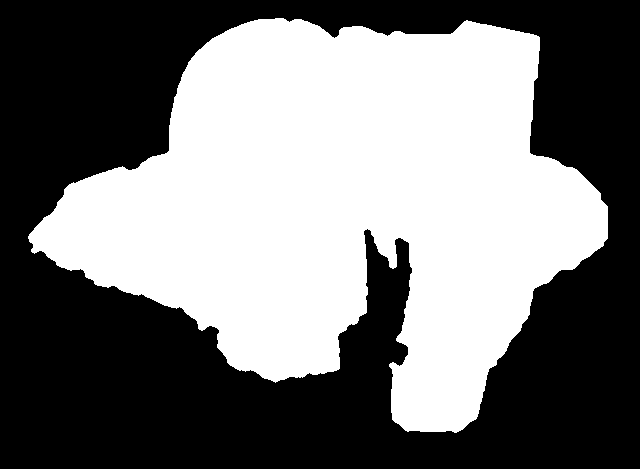
#> input picture segmentacion/Dataset_papilionidae/masks/010_Battus_ingenuus.png, 640 x 469 px; its folder holds only this picture in this run
$ python Segmentacion.py --images ../segmentacion/Dataset_papilionidae/masks
#> lines starting #> are read from the running program, lines starting #| are printed output that depends on the picture; after the words box and inside, x2 and y2 are one past the last pixel; in counts of white or black regions, pixels touching at a corner belong together
# Localiza rutas.py (en scripts/, o junto a este archivo en la app) y agrega al path la carpeta de cada proceso
import sys
from pathlib import Path
sys.path[:0] = [str(p) for p in (Path(__file__).resolve().parent, Path(__file__).resolve().parents[1]) if (p / "rutas.py").exists()][:1]
import rutas  # noqa: E402,F401

import argparse
import sys
from pathlib import Path

import cv2
import numpy as np

# ----------------------------------------------------------------------
# CONFIG (usado si no se pasan argumentos por línea de comandos)
# ----------------------------------------------------------------------
from rutas import DATASET_DIR, SEGMENTATION_DIR

# (carpeta de fotos originales, nombre de la carpeta de salida). El nombre de salida es el
# valor de la columna "dataset" en los CSV de features, así que no se debe cambiar.
DEFAULT_DATASETS = [
    (DATASET_DIR / "Papilionidae", "Dataset_papilionidae"),
    (DATASET_DIR / "Pieridae", "Dataset_pieridae"),
]
DEFAULT_OUTPUT_DIR = SEGMENTATION_DIR

METHOD = "grabcut"          # "grabcut" o "otsu"
BORDER_MARGIN_FRAC = 0.04   # % del ancho/alto que se asume fondo seguro (grabcut)
GRABCUT_ITERS = 5
PREVIEW_COUNT = 30          # cuántas imágenes de muestra guardar en preview/
VALID_EXTS = {".jpg", ".jpeg", ".png", ".bmp", ".tif", ".tiff"}


def keep_largest_component(mask_bin: np.ndarray) -> np.ndarray:
    """Conserva solo el componente conexo más grande de una máscara 0/255."""
    n_labels, labels, stats, _ = cv2.connectedComponentsWithStats(mask_bin, connectivity=8)
    if n_labels <= 1:
        return mask_bin
    # label 0 es el fondo; buscamos el label (>0) con mayor área
    areas = stats[1:, cv2.CC_STAT_AREA]
    largest_label = 1 + int(np.argmax(areas))
    out = np.zeros_like(mask_bin)
    out[labels == largest_label] = 255
    return out


def clean_mask(mask_bin: np.ndarray) -> np.ndarray:
    """Limpieza morfológica: cierra huecos pequeños, quita ruido, conserva
    el objeto más grande y rellena huecos internos."""
    kernel = cv2.getStructuringElement(cv2.MORPH_ELLIPSE, (7, 7))
    mask_bin = cv2.morphologyEx(mask_bin, cv2.MORPH_OPEN, kernel)
    mask_bin = cv2.morphologyEx(mask_bin, cv2.MORPH_CLOSE, kernel)
    mask_bin = keep_largest_component(mask_bin)

    # Rellenar huecos internos (ej. el cuerpo separado de las alas por el flash). Se añade un borde de 1 px de
    # fondo para que el relleno parta SIEMPRE del fondo exterior: sin él, si la máscara toca la esquina (0,0) o
    # rodea ese rincón (rembg no fuerza el borde a fondo, GrabCut sí), todo el fondo se marca como hueco y la
    # máscara cubre el 100 % de la imagen.
    padded = cv2.copyMakeBorder(mask_bin, 1, 1, 1, 1, cv2.BORDER_CONSTANT, value=0)
    filled = padded.copy()
    cv2.floodFill(filled, np.zeros((padded.shape[0] + 2, padded.shape[1] + 2), np.uint8), (0, 0), 255)
    return (padded | cv2.bitwise_not(filled))[1:-1, 1:-1]


def segment_grabcut(img_bgr: np.ndarray) -> np.ndarray:
    h, w = img_bgr.shape[:2]
    mx = max(1, int(w * BORDER_MARGIN_FRAC))
    my = max(1, int(h * BORDER_MARGIN_FRAC))
    rect = (mx, my, w - 2 * mx, h - 2 * my)

    mask = np.zeros((h, w), np.uint8)
    bgd_model = np.zeros((1, 65), np.float64)
    fgd_model = np.zeros((1, 65), np.float64)

    try:
        cv2.grabCut(img_bgr, mask, rect, bgd_model, fgd_model, GRABCUT_ITERS, cv2.GC_INIT_WITH_RECT)
    except cv2.error:
        # Imagen demasiado pequeña/uniforme para grabCut -> fallback a Otsu
        return segment_otsu(img_bgr)

    mask_bin = np.where((mask == cv2.GC_FGD) | (mask == cv2.GC_PR_FGD), 255, 0).astype(np.uint8)
    return clean_mask(mask_bin)


def segment_otsu(img_bgr: np.ndarray) -> np.ndarray:
    gray = cv2.cvtColor(img_bgr, cv2.COLOR_BGR2GRAY)
    blur = cv2.GaussianBlur(gray, (5, 5), 0)
    _, mask_bin = cv2.threshold(blur, 0, 255, cv2.THRESH_BINARY + cv2.THRESH_OTSU)

    # Otsu no sabe cuál de los dos grupos es el fondo: asumimos que el fondo
    # es el que predomina en el borde de la imagen, e invertimos si hace falta.
    h, w = mask_bin.shape
    border = np.concatenate([
        mask_bin[0, :], mask_bin[-1, :], mask_bin[:, 0], mask_bin[:, -1]
    ])
    if np.mean(border) > 127:  # el borde quedó "blanco" -> el fondo es el blanco
        mask_bin = cv2.bitwise_not(mask_bin)

    return clean_mask(mask_bin)


def make_preview(img_bgr, mask_bin, cutout_bgr):
    h, w = img_bgr.shape[:2]
    mask_bgr = cv2.cvtColor(mask_bin, cv2.COLOR_GRAY2BGR)
    collage = np.hstack([img_bgr, mask_bgr, cutout_bgr])
    max_w = 1400
    if collage.shape[1] > max_w:
        scale = max_w / collage.shape[1]
        collage = cv2.resize(collage, None, fx=scale, fy=scale)
    return collage


def dataset_name_from_path(images_dir: Path) -> str:

    if images_dir.name.lower() == "images":
        return images_dir.parent.name
    return images_dir.name


def segment_folder(images_dir: Path, output_dir: Path, method: str = METHOD, segment_fn=None):
    if not images_dir.exists():
        print(f"[ERROR] No se encontró la carpeta de imágenes: {images_dir}")
        return False

    masks_dir = output_dir / "masks"
    segmented_dir = output_dir / "segmented"
    preview_dir = output_dir / "preview"
    for d in (masks_dir, segmented_dir, preview_dir):
        d.mkdir(parents=True, exist_ok=True)

    # segment_fn permite a otros métodos (Segmentacion_rembg.py) reutilizar este bucle y el formato de salida
    segment_fn = segment_fn or (segment_grabcut if method == "grabcut" else segment_otsu)

    files = sorted(p for p in images_dir.iterdir() if p.suffix.lower() in VALID_EXTS)
    print(f"Procesando {len(files)} imágenes con método '{method}' ...")

    failed = []
    for i, path in enumerate(files):
        img_bgr = cv2.imread(str(path))
        if img_bgr is None:
            failed.append(path.name)
            continue

        mask_bin = segment_fn(img_bgr)

        # Recorte: mariposa sobre fondo blanco
        cutout = np.full_like(img_bgr, 255)
        cutout[mask_bin == 255] = img_bgr[mask_bin == 255]

        out_name = path.stem + ".png"
        cv2.imwrite(str(masks_dir / out_name), mask_bin)
        cv2.imwrite(str(segmented_dir / out_name), cutout)

        if i < PREVIEW_COUNT:
            collage = make_preview(img_bgr, mask_bin, cutout)
            cv2.imwrite(str(preview_dir / out_name), collage)

        if (i + 1) % 25 == 0 or (i + 1) == len(files):
            print(f"  {i + 1}/{len(files)}")

    print(f"\nListo. Máscaras en: {masks_dir}")
    print(f"Recortes en:        {segmented_dir}")
    print(f"Preview (primeras {PREVIEW_COUNT}) en: {preview_dir}")
    if failed:
        print(f"\n[AVISO] {len(failed)} imágenes no se pudieron leer:")
        for name in failed[:20]:
            print(f"   - {name}")
    return True


def main():
    parser = argparse.ArgumentParser(description=__doc__, formatter_class=argparse.RawDescriptionHelpFormatter)
    parser.add_argument("--images", nargs="+", default=None,
                         help="Una o varias carpetas con las imágenes originales (si se omite, usa DEFAULT_DATASETS)")
    parser.add_argument("--names", nargs="+", default=None,
                         help="Nombres de salida correspondientes a --images, en el mismo orden")
    parser.add_argument("--output", default=str(DEFAULT_OUTPUT_DIR), help="Carpeta de salida raíz")
    parser.add_argument("--method", default=METHOD, choices=["grabcut", "otsu"], help="Método de segmentación")
    args = parser.parse_args()

    output_root = Path(args.output)
    output_root.mkdir(parents=True, exist_ok=True)

    if args.images:
        names = args.names or [dataset_name_from_path(Path(p)) for p in args.images]
        datasets = list(zip([Path(p) for p in args.images], names))
    else:
        datasets = DEFAULT_DATASETS

    for images_dir, name in datasets:
        print(f"\n=== Dataset: {name} ({images_dir}) ===")
        segment_folder(images_dir, output_root / name, method=args.method)
#> in segment_folder, img_bgr is the input picture: shape (469, 640, 3); 46.7% white; 1 white region, box (x1, y1, x2, y2) and area: (28, 18, 608, 433) 140102
#> in clean_mask, `cv2.floodFill(filled, np.zeros((padded.shape[0] + 2, padded.shape[1] +..`: filled: shape (471, 642); every value is 255
#> in segment_folder, `cutout[mask_bin == 255] = img_bgr[mask_bin == 255]`: cutout: shape (469, 640, 3); every value is 255
#> in make_preview, `collage = np.hstack([img_bgr, mask_bgr, cutout_bgr])`:
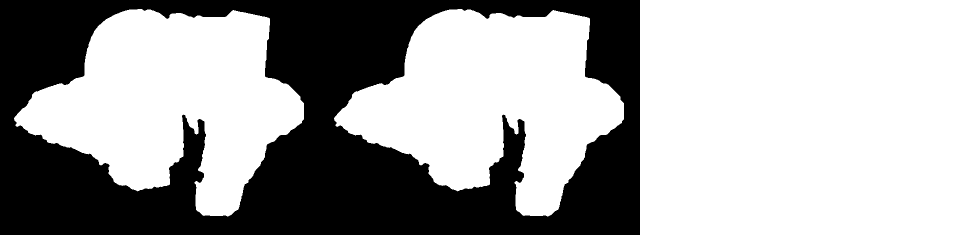
#> collage: shape (469, 1920, 3) (shown at 1/2 size); 64.5% white; 1 black region, box (x1, y1, x2, y2) and area: (0, 0, 1280, 469) 320116
#> in make_preview, `collage = cv2.resize(collage, None, fx=scale, fy=scale)`:
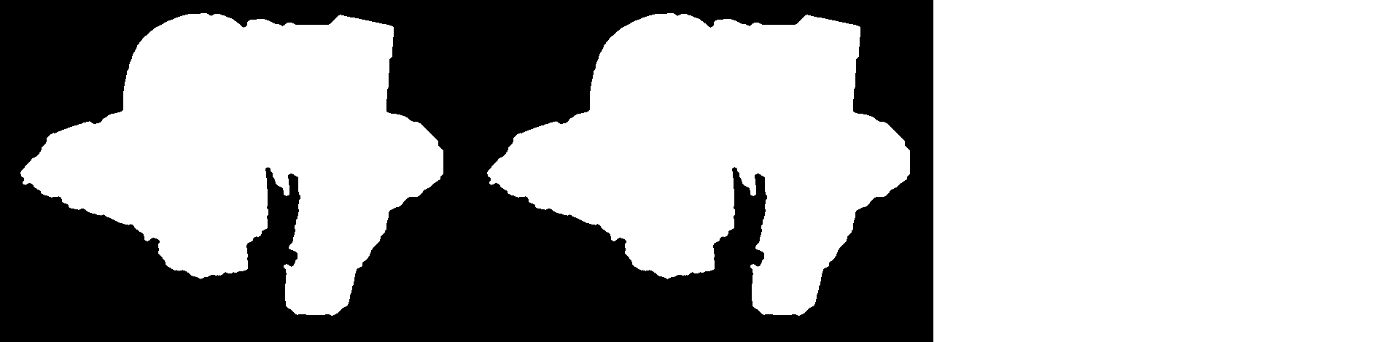
#> collage: shape (342, 1400, 3); min 0, max 255, mean 164.3

    print(f"\nTodo listo. Resultados en: {output_root.resolve()}")


if __name__ == "__main__":
    main()
